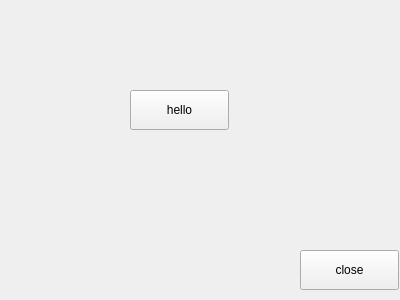
<?xml version="1.0" encoding="UTF-8"?>
<ui version="4.0">
 <class>Dialog</class>
 <widget class="QDialog" name="Dialog">
  <property name="geometry">
   <rect>
    <x>0</x>
    <y>0</y>
    <width>400</width>
    <height>300</height>
   </rect>
  </property>
  <property name="windowTitle">
   <string>Dialog</string>
  </property>
  <widget class="QPushButton" name="pushButton_hello">
   <property name="geometry">
    <rect>
     <x>130</x>
     <y>90</y>
     <width>99</width>
     <height>40</height>
    </rect>
   </property>
   <property name="minimumSize">
    <size>
     <width>0</width>
     <height>40</height>
    </size>
   </property>
   <property name="focusPolicy">
    <enum>Qt::NoFocus</enum>
   </property>
   <property name="text">
    <string>hello</string>
   </property>
  </widget>
  <widget class="QPushButton" name="pushButton_close">
   <property name="geometry">
    <rect>
     <x>300</x>
     <y>250</y>
     <width>99</width>
     <height>40</height>
    </rect>
   </property>
   <property name="minimumSize">
    <size>
     <width>0</width>
     <height>40</height>
    </size>
   </property>
   <property name="focusPolicy">
    <enum>Qt::NoFocus</enum>
   </property>
   <property name="text">
    <string>close</string>
   </property>
  </widget>
 </widget>
 <layoutdefault spacing="6" margin="11"/>
 <resources/>
 <connections/>
</ui>
